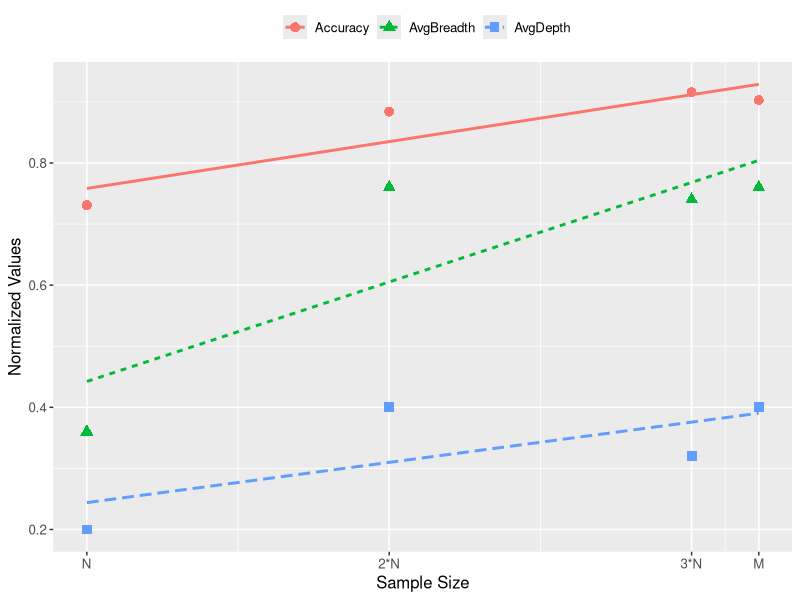
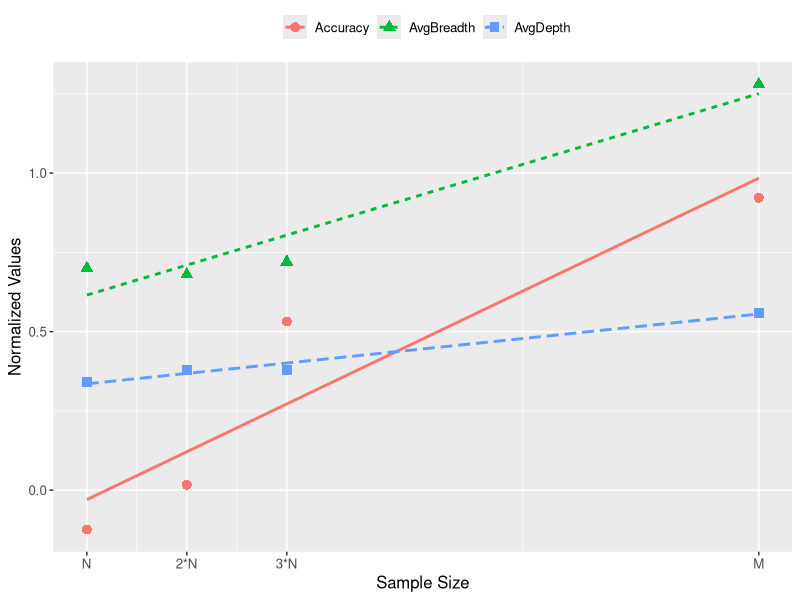
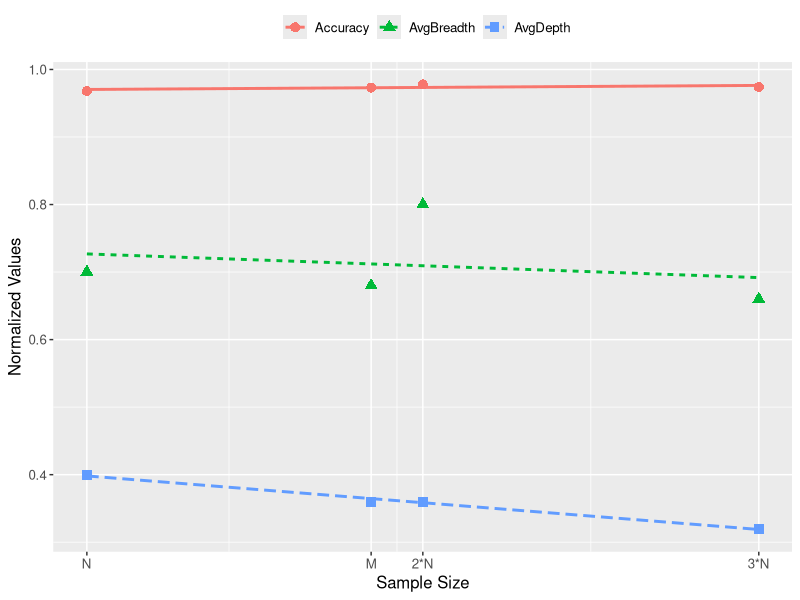
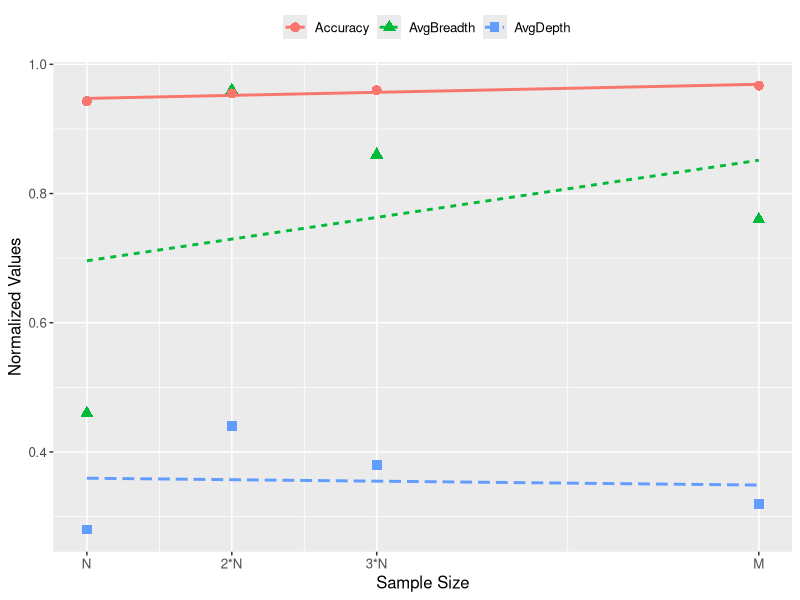
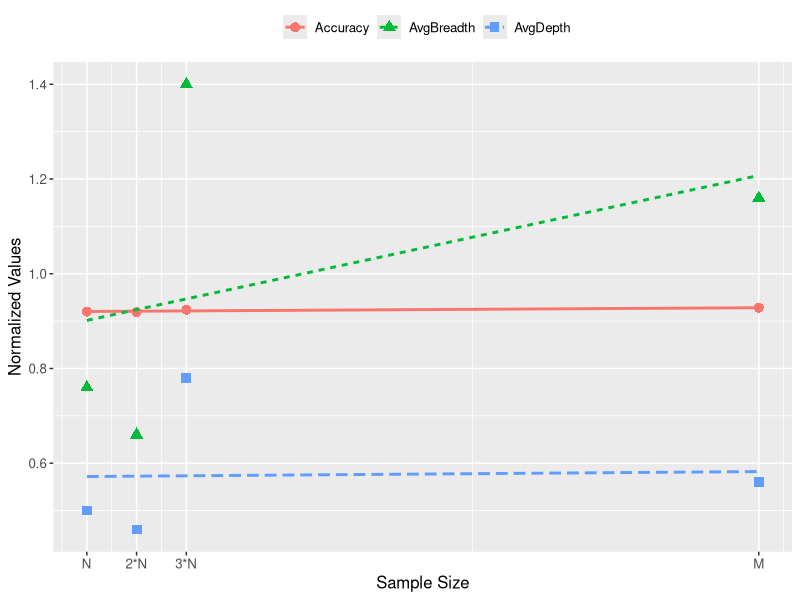
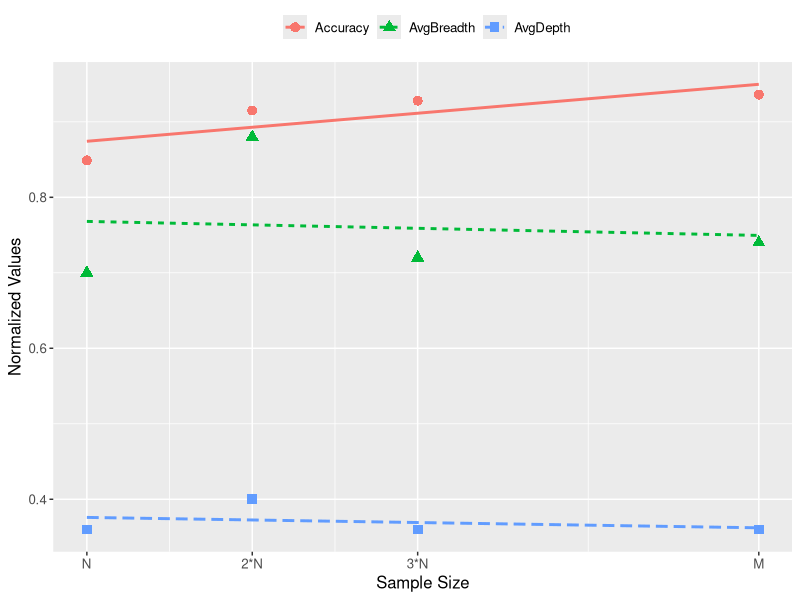

Generate these figures, in order, with R:
library(ggplot2)

## Apache

ds <- read.csv("../ApacheCartComplexityNormalized.csv", header = TRUE, sep = ",")

p <- ggplot(data=ds, aes(x=SampleSize, y=NormalizedValue, colour = factor(Kind), shape = factor(Kind), linetype=factor(Kind)))

p1<- p + geom_point(size=3) + stat_smooth(method="lm", se=FALSE, size =1)

p1<- p1 + scale_x_continuous(breaks=c(9, 18, 27, 29), labels=c("N", "2*N", "3*N", "M"))+ labs(colour="", shape="", linetype="") + theme(legend.position="top", legend.direction="horizontal") + xlab("Sample Size") + ylab("Normalized Values") 

p1<- p1 + theme(text = element_text(size=12))

ggsave("ApacheCartComplexityNormalizedVis.pdf")

## BDBC

ds <- read.csv("../BDBCCartComplexityNormalized.csv", header = TRUE, sep = ",")

p <- ggplot(data=ds, aes(x=SampleSize, y=NormalizedValue, colour = factor(Kind), shape = factor(Kind), linetype=factor(Kind)))

p1<- p + geom_point(size=3) + stat_smooth(method="lm", se=FALSE, size =1)

p1<- p1 + scale_x_continuous(breaks=c(18, 36, 54, 139), labels=c("N", "2*N", "3*N", "M")) + labs(colour="", shape="", linetype="", size="") + theme(legend.position="top", legend.direction="horizontal") + xlab("Sample Size") + ylab("Normalized Values") 

p1<- p1 + theme(text = element_text(size=12))

ggsave("BDBCCartComplexityNormalizedVis.pdf")

## BDBJ

ds <- read.csv("../BDBJCartComplexityNormalized.csv", header = TRUE, sep = ",")

p <- ggplot(data=ds, aes(x=SampleSize, y=NormalizedValue, colour = factor(Kind), shape = factor(Kind), linetype=factor(Kind)))

p1<- p + geom_point(size=3) + stat_smooth(method="lm", se=FALSE, size =1)

p1<- p1 + scale_x_continuous(breaks=c(26, 48, 52, 78), labels=c("N", "M", "2*N", "3*N")) + labs(colour="", shape="", linetype="") + theme(legend.position="top", legend.direction="horizontal") + xlab("Sample Size") + ylab("Normalized Values") 

p1<- p1 + theme(text = element_text(size=12))

ggsave("BDBJCartComplexityNormalizedVis.pdf")

## LLVM

ds <- read.csv("../LLVMCartComplexityNormalized.csv", header = TRUE, sep = ",")

p <- ggplot(data=ds, aes(x=SampleSize, y=NormalizedValue, colour = factor(Kind), shape = factor(Kind), linetype=factor(Kind)))

p1<- p + geom_point(size=3) + stat_smooth(method="lm", se=FALSE, size =1)

p1<- p1 + scale_x_continuous(breaks=c(11,22,33,62), labels=c("N", "2*N", "3*N", "M")) + labs(colour="", shape="", linetype="") + theme(legend.position="top", legend.direction="horizontal") + xlab("Sample Size") + ylab("Normalized Values") 

p1<- p1 + theme(text = element_text(size=12))

ggsave("LLVMCartComplexityNormalizedVis.pdf")

## SQL

ds <- read.csv("../SQLCartComplexityNormalized.csv", header = TRUE, sep = ",")

p <- ggplot(data=ds, aes(x=SampleSize, y=NormalizedValue, colour = factor(Kind), shape = factor(Kind), linetype=factor(Kind)))

p1<- p + geom_point(size=3) + stat_smooth(method="lm", se=FALSE, size =1)

p1<- p1 + scale_x_continuous(breaks=c(39,78,117,566), labels=c("N", "2*N", "3*N", "M")) + labs(colour="", shape="", linetype="") + theme(legend.position="top", legend.direction="horizontal") + xlab("Sample Size") + ylab("Normalized Values")  

p1<- p1 + theme(text = element_text(size=12))

ggsave("SQLCartComplexityNormalizedVis.pdf")


## X264

ds <- read.csv("../X264CartComplexityNormalized.csv", header = TRUE, sep = ",")

p <- ggplot(data=ds, aes(x=SampleSize, y=NormalizedValue, colour = factor(Kind), shape = factor(Kind), linetype=factor(Kind)))

p1<- p + geom_point(size=3) + stat_smooth(method="lm", se=FALSE, size =1)

p1<- p1 + scale_x_continuous(breaks=c(16,32,48,81), labels=c("N", "2*N", "3*N", "M")) + labs(colour="", shape="", linetype="") + theme(legend.position="top", legend.direction="horizontal") + xlab("Sample Size") + ylab("Normalized Values")  

p1<- p1 + theme(text = element_text(size=12))

ggsave("X264CartComplexityNormalizedVis.pdf")